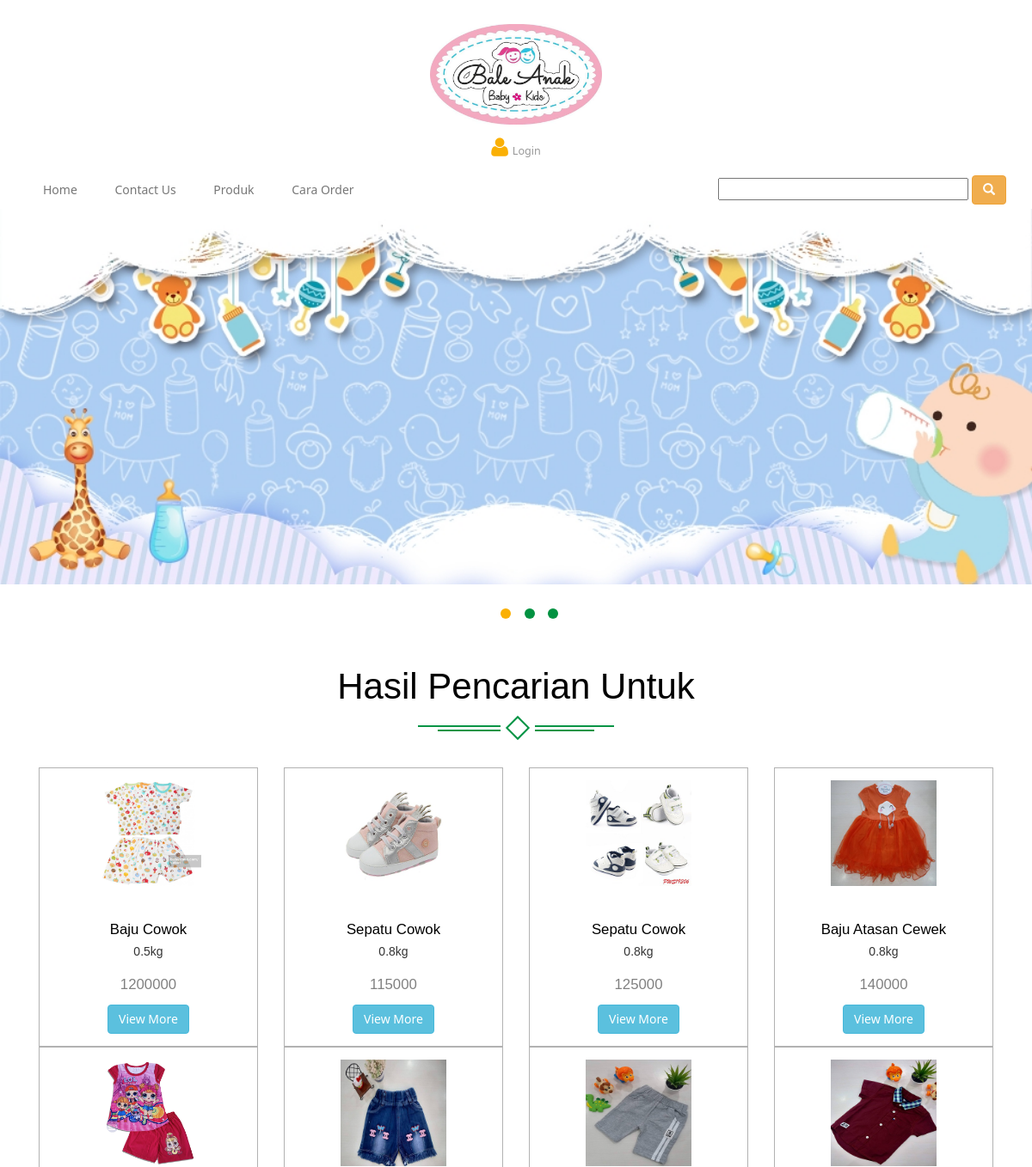
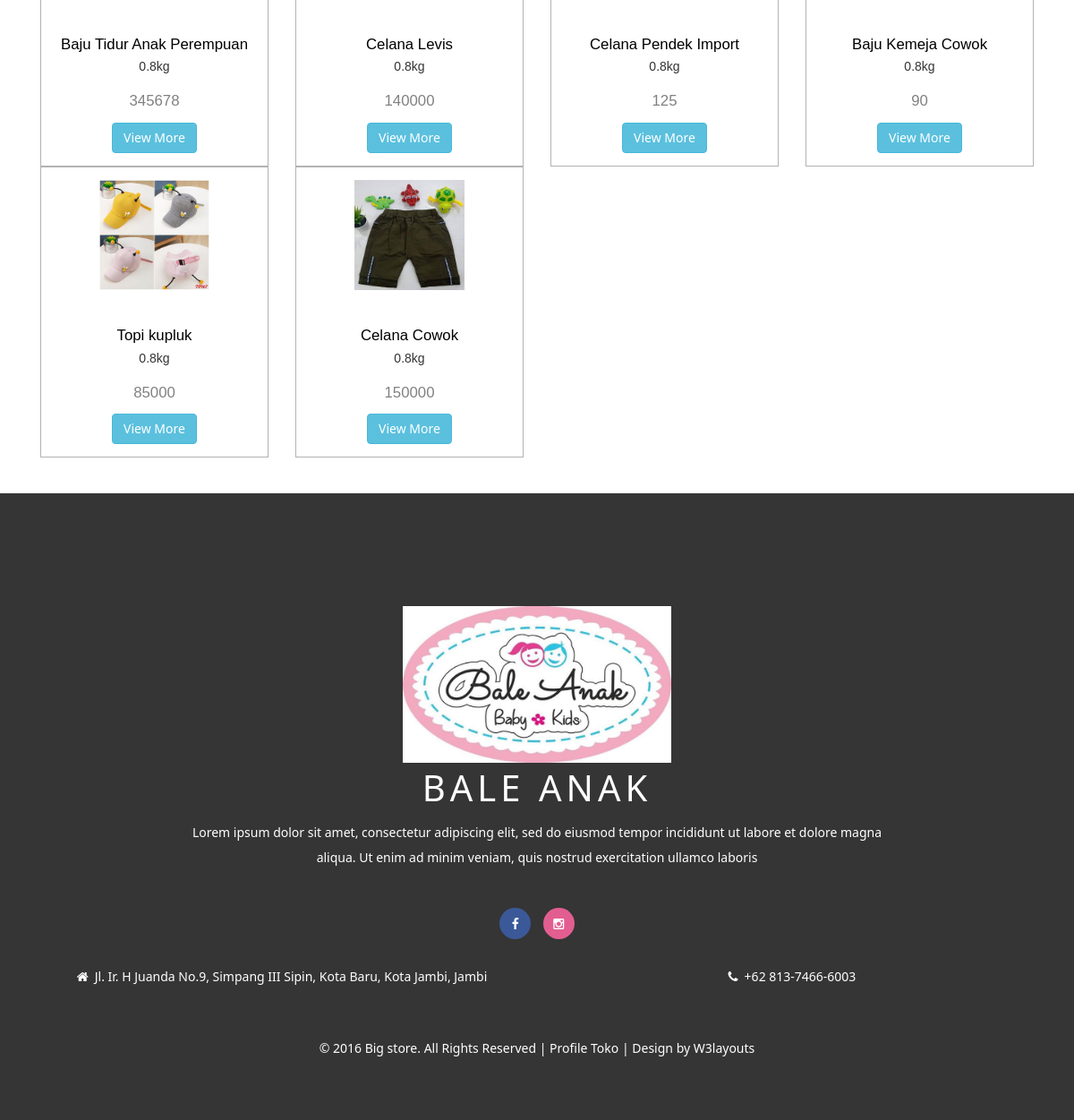
/pengunjung/dashboard/pencarian.php, run on the app's committed database (2 pictures, top to bottom).
### tables this page shows
CREATE TABLE `produk` (
  `kodeproduk` int(11) NOT NULL,
  `kd_subkategori` int(11) NOT NULL,
  `nama_produk` varchar(50) NOT NULL,
  `deskripsi` varchar(255) NOT NULL,
  `harga_produk` int(11) NOT NULL,
  `stok` int(11) NOT NULL,
  `berat` float NOT NULL,
  `foto1` varchar(255) NOT NULL,
  `foto2` varchar(255) DEFAULT NULL,
  `ukuran` varchar(200) NOT NULL,
  `diskon` int(11) DEFAULT NULL,
  `tgl_masuk` datetime NOT NULL
);

### pengunjung/dashboard/pencarian.php (the view, shortened to what this page needs)
<?php include_once('../_headerpenggunjung.php'); ?>
<!DOCTYPE html>
<html>
<head>
</head>
<body>
	<br><br>
	<div class="content-top ">
		<div class="container ">
			<div class="spec ">
				<h3>Hasil Pencarian Untuk <?php echo $_GET['keyword']; ?></h3>
				<div class="ser-t">
					<span><i></i></span>
				</div>
			</div>
			<div class="tab-head ">
				<div class=" tab-content tab-content-t ">
					<div class="tab-pane active text-style" id="tab1">
						<div class=" con-w3l">
							<?php $ambil = mysqli_query($conn, "SELECT * FROM produk where nama_produk like '%$_GET[keyword]%'  ORDER BY tgl_masuk DESC LIMIT 50"); ?>
							<?php while ($perproduk =  mysqli_fetch_assoc($ambil)) { ?>
								<div class="col-md-3 m-wthree">
									<div class="col-m">
										<a href="#" data-toggle="modal" data-target="#myModal16" class="offer-img">
											<img src="../../images/<?php echo $perproduk["foto1"]; ?>" class="img-responsive" alt="">
										</a>
										<div class="mid-1">
											<div class="women">
												<h6 style="text-align: center;"><a href="deskripsi.php?halaman=deskripsi&kodeproduk=<?php echo $perproduk["kodeproduk"]; ?>"><?php echo $perproduk["nama_produk"] ?></a><p><?php echo $perproduk["berat"]; ?>kg</p>	</h6>
											</div>
											<div class="mid-2">
												<h6 style="text-align: center; color: grey"><?php echo $perproduk["harga_produk"]; ?></h6>
											</div>
											<div class="add">
												<a href="deskripsi.php?halaman=deskripsi&kodeproduk=<?php echo $perproduk["kodeproduk"]; ?>" class="btn btn-info"><span class="">View More</span></a>
											</div>
										</div>
									</div>
								</div>
								<?php } ?>
								<div class="clearfix"></div>
							</div>
						</div>
					</div>
				</div>
			</div>
		</div><br><br>
  	</body>
  	</html>
  	<?php include_once('../_footer.php'); ?>

### pengunjung/css/style.css (style rules this page uses)
body { margin:0; padding:0; background:#fff; font-family: 'Noto Sans', sans-serif; }
body a { transition:0.5s all; -webkit-transition:0.5s all; -moz-transition:0.5s all; -o-transition:0.5s all; -ms-transition:0.5s all; }
h1,h2,h3,h4,h5,h6 { margin:0; font-family: 'Montserrat', sans-serif; }
p,label { margin:0; }
.active a:before { opacity: 1; right: 95%; }
.spec { text-align: center; margin-bottom: 3em; }
.spec h3 { font-size:3em; color:#000; margin-bottom:0.5em; }
.ser-t { text-align: center; margin: 0 auto; width: 20%; position: relative; }
.ser-t span { width: 40px; height: 40px; display: block; background: #fff; position: absolute; top: -7px; left: 42%; }
.ser-t span i { width: 20px;height: 20px; display: block; border: 2px solid #039445; -webkit-transform: rotate(45deg) translate3d(0, 0, 0); -moz-transform: rotate(45deg) translate3d(0, 0, 0); -ms-transform: rotate(45deg) translate3d(0, 0, 0); -o-transform: rotate(45deg) translate3d(0, 0, 0); transform: rotate(45deg) translate3d(0, 0, 0); margin-left: 0.7em; }
.content-top { padding:4em 0 0; }
.tab-head { margin: 1em 0 0; }
.tab-content-t { padding: 0em !important; }
.mid-1 h6 { font-size: 1.2em; }
.mid-1 h6 a { color: #000000; text-decoration:none; }
.mid-2 { padding: 1em 0; }
.mid-1 { padding: 3em 0 0; }
.add { text-align:center; }
.col-m { padding: 1em; border: 1px solid #B2B2B2; }
.offer-img { position:relative; display:block; }
.offer-img img { margin:0 auto; width: 55%; }
ul.resp-tabs-list, p { margin: 0px; padding: 0px; }
.tab-content { padding: 15px; padding-top: 0px; padding-left: 0px; padding-bottom: 0px; border-top: none; }
.tab-content p { line-height: 2.2em; font-size: 14px; }
.tab-content > .active { display: block; visibility: visible; }

### data on the page
produk: foto1 (picture), nama_produk "Baju Cowok", berat "0.5", harga_produk "1200000"
produk: foto1 (picture), nama_produk "Sepatu Cowok", berat "0.8", harga_produk "115000"
produk: foto1 (picture), nama_produk "Sepatu Cowok", berat "0.8", harga_produk "125000"
produk: foto1 (picture), nama_produk "Baju Atasan Cewek", berat "0.8", harga_produk "140000"
produk: foto1 (picture), nama_produk "Baju Tidur Anak Perempuan", berat "0.8", harga_produk "345678"
produk: foto1 (picture), nama_produk "Celana Levis", berat "0.8", harga_produk "140000"
produk: foto1 (picture), nama_produk "Celana Pendek Import", berat "0.8", harga_produk "125"
produk: foto1 (picture), nama_produk "Baju Kemeja Cowok", berat "0.8", harga_produk "90"
produk: foto1 (picture), nama_produk "Topi kupluk", berat "0.8", harga_produk "85000"
produk: foto1 (picture), nama_produk "Celana Cowok", berat "0.8", harga_produk "150000"
